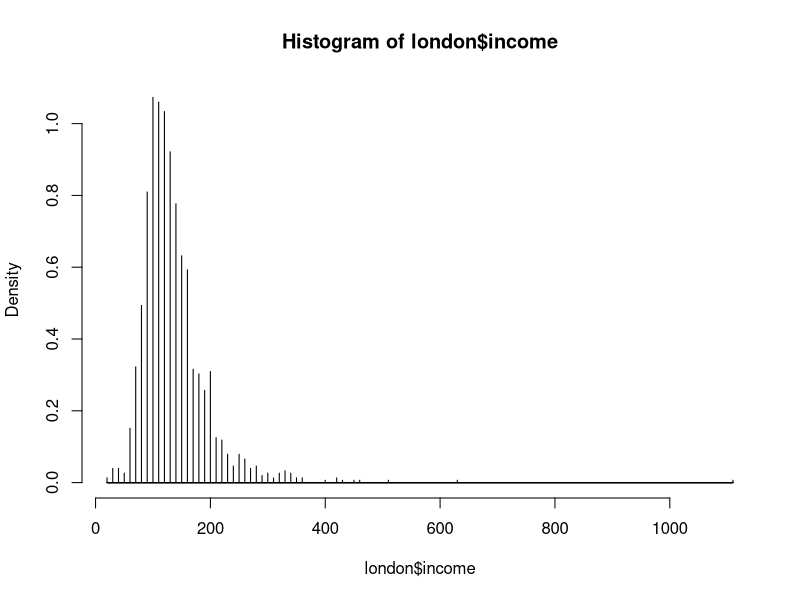
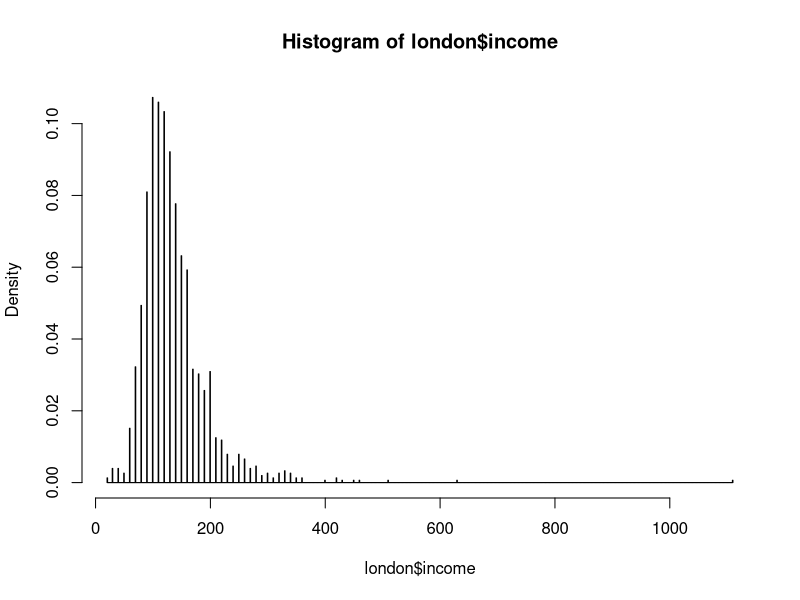
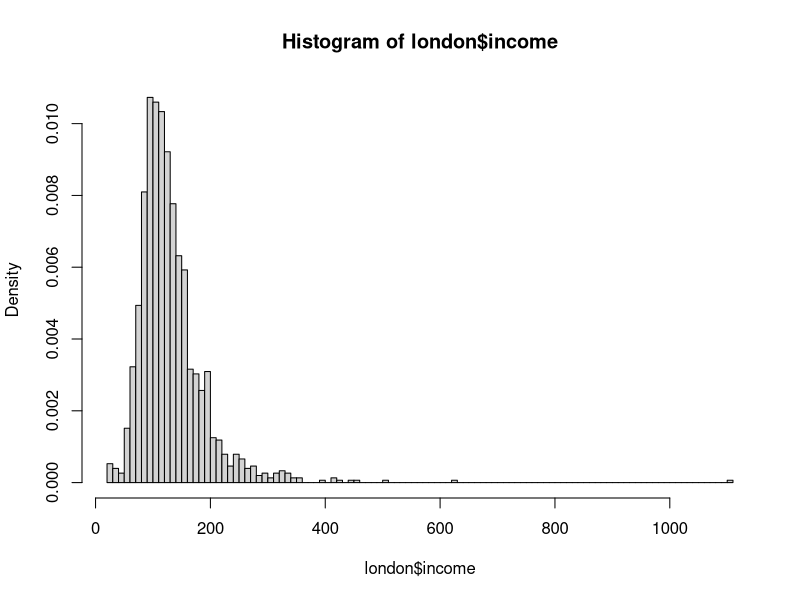
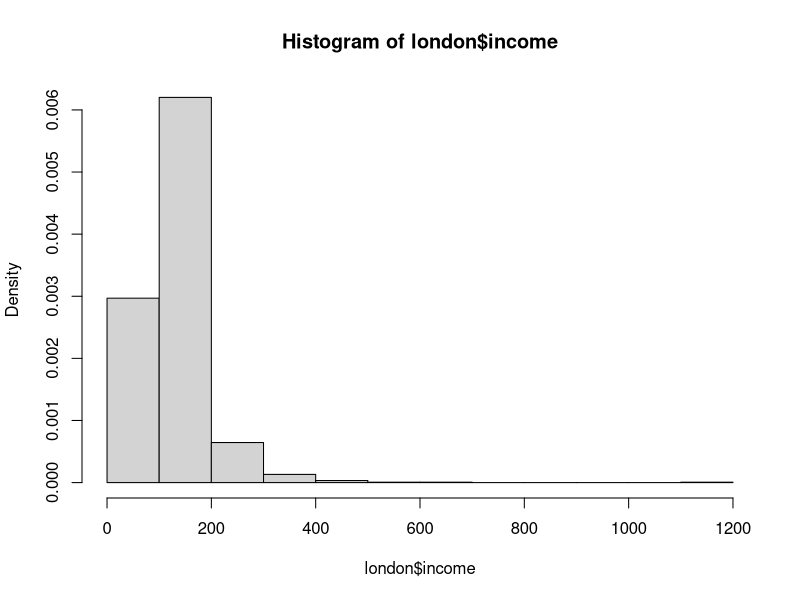
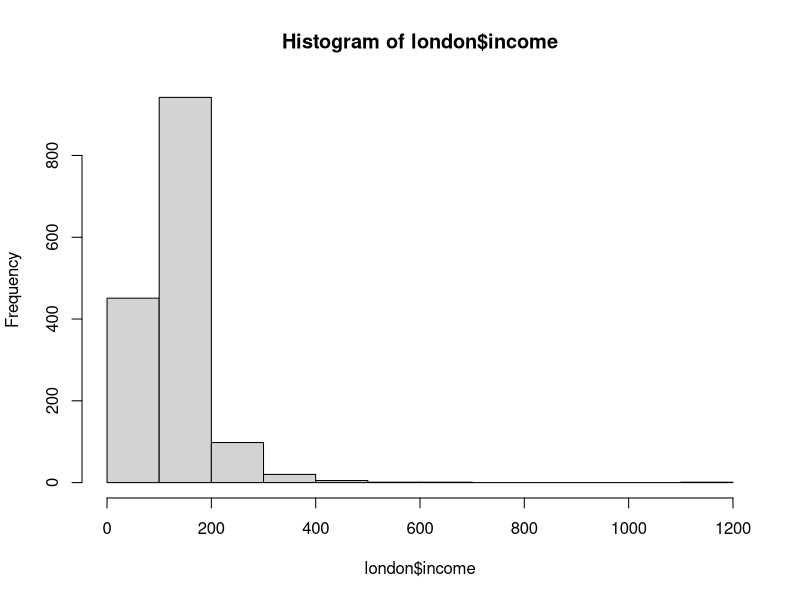
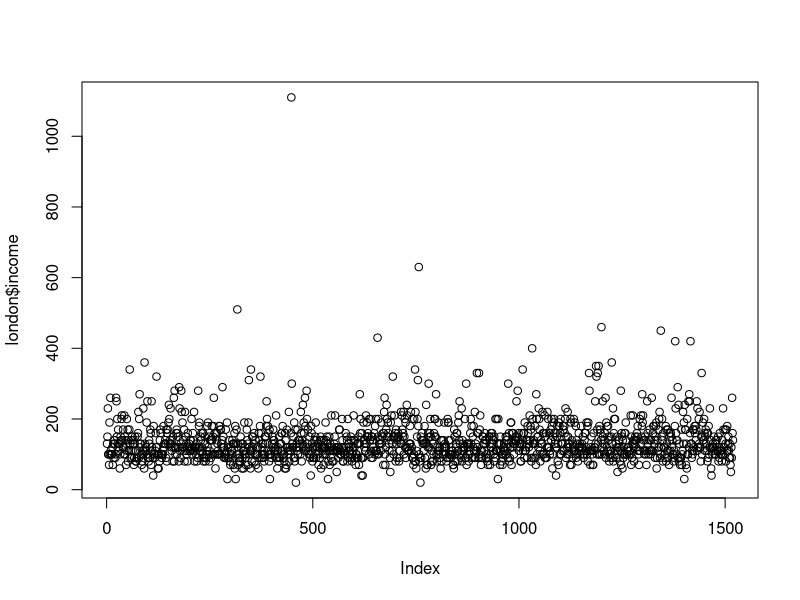
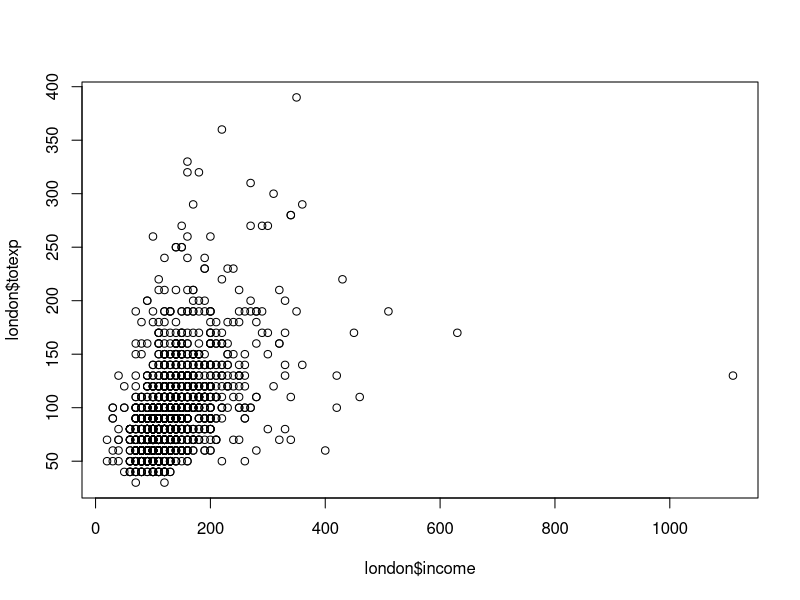
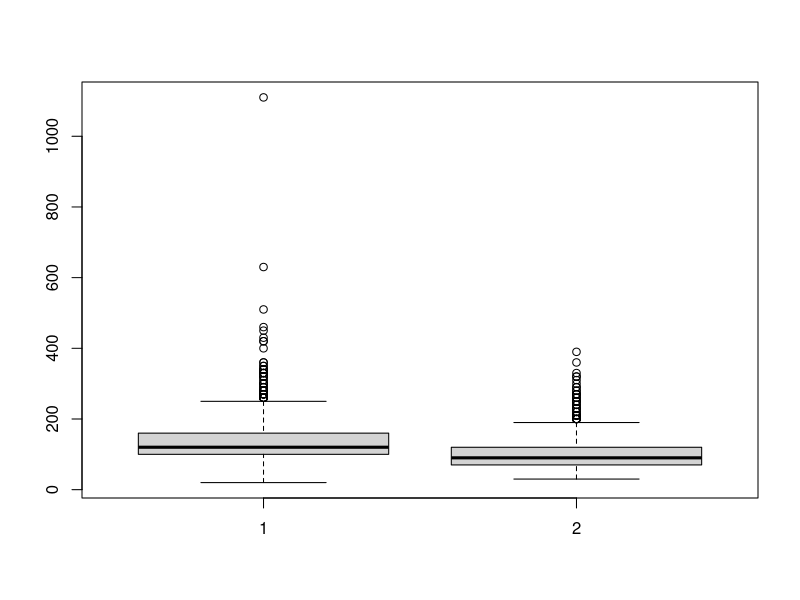

Recreate these plots in R, in order.
## ---- chunk 1
ls()# to list the current environment
## ---- chunk 2
# c():create a tuple, also can be seen a Vector if it is numberic tuple. because the tuple is the list with ordered element
nv=c(6,5,4,3,2,1)
cv=c("a string of characters","also a string of characters")
nv[3]
cv[1]
vec=vector(mode = "list",length = 2)# in the mode, there are three options:"list", "experession" and "any"
length(nv) #show the number of elements
min(nv) #minimum value of nv
which.min(nv) #the index of the minimum value of nv
max(nv) #maximum value of nv
which.max(nv) #the index of the maximum value of nv sort(nv,decreasing=TRUE) #list nv’s elements of nv decreasingly,decreasing is an optional argument with default value FALSE
nv[2:5] #print 2-5 elements of nv
## ---- chunk 3
m1=matrix(nv,nrow=3,ncol=2)
m1
class(nv)#class() function is to show the class of target element, like the type function in Python
class(m1)
#show the dimension
attributes(nv)
attributes(m1)# show the dimension of element:(row,colmn)
dim(m1)#another function can show the dimension as well:(row,colmn)


m1[3,2] #print the (3, 2) element of m1
m1[,2] #print the 2nd column of m1

2*m1 #scalar multiplication
diag(2) #identity matrix of dimension 2
rep(1,2) #replicate 1 twice,this function can create the identity matrix
cbind(rep(1,6),nv) #put two vectors vertically together to make a matrix
m3=m1%*%t(m1) #t() is to transpose a matrix and %*% is for matrix multiplication

qr(m3)#A=QR,use QR Decomposition: an orthogonal matrix Q and an upper triangular matrix R. QR decomposition is often used to solve the linear least squares problem, and is the basis for a particular eigenvalue algorithm, the QR algorithm
qr(m3)$rank #rank of m3
diag(m3)#extract the diagonal of a matrix(m3)

sum(diag(m3)) #trace of m3: the trace of an n-by-n square matrix A is defined to be the sum of the elements on the main diagonal (the diagonal from the upper left to the lower right) of A
diag(m3)<-1#replace the diagonal of matrix with 1
solve(m3) #inverse of m3
## ---- chunk 4
typeof(1.9)# another kind of class funtion with more detail in the numeric part, it categories the type of numeric with double(floating), integer number.

as.integer(1.9)# this function transfer the 1.9(double numeric) into the integer number 
is.integer(1.9)# this function judege the type of this number(a),return the pool value:(FASLE or TRUE)
as.integer(2^31 - 1) #transfer (2^31 - 1) into integer number ,larger than this number  can not  be calculated
2^1024 #this is also too larger than the upper limits which is based on the 32-bit limit of software
## ---- chunk 5
runif(n=10,min = 1,max = 10)# generate 10 random numbers uniformly from 1 to 10
rnorm(n=10,mean=0,sd=1)# generate 10 normally distributed random numbers with mean=0 and standard deviation =1
rt(n=10,df=2) # generate 10 random numbers from student t-distribution with df=2 degress of freedom
dnorm(0.005) # return the density function value of standard normal distribution evaluated at 0.005
pnorm(0.5) # return the cumulative distribution function of standard normal distribution eveluated at 0.5
qnorm(p=0.25) # return the 0.25th quantile of standard normal distribution(0<=p<=1)
## ---- chunk 6
gender<-factor(c("male","male","male","female","female"))# create two level categories: male and female
levels(gender)# show the categories.
## ---- chunk 7
myts1=ts(data=rnorm(100),start=c(1987,4),freq = 12)#create a series of random normally dirtributed numbers (n=100) and order them by mounths, and start mouths is april 1987 (12 mouths as a circle; mounthly times series). if change the freq as 4, so it will create quarterly times series. other freq will not be defined as times series,but based on year
tsp(myts1) # return the start, end time(in numeric format) and frequency
## ---- chunk 8
lobj<-list(name="Jack",stid=123,score=100)# create a list with different attributes,it likes the dictionary in the Python. in the list, there exist the order.
lobj$name# will print the value of name in list of lobj
lobj[2]# will print the 2rd element,include the name and value
lobj[[2]] # will print the value of 2rd element, if there not exist the name, will use the order instead, like "name" in lobj will be replace as [[1]] 
lobj2 =vector(mode="list",length = 2)# in the mode, there are three options:"list", "experession" and "any"
lobj2[[1]]<-lobj # put the lobj into the 2rd element of lobj2
lobj2[[1]]<-list(name="Jack",stid=123,score=100)# equivalently lobj2[[1]]<-lobj 
lobj2[[2]]<-list(name="Mike",stid=245,score=60)
lobj2[[1]]$stid # the find student's ID number
lobj2[[2]][[3]] # the second student's score
## ---- chunk 9
setwd("/Users/sn0wfree/Dropbox/PhD_1st_study/BST169_Econometrics/Computing/session1-5")#setup the working directory
london<-read.csv('london.csv')# import data from london.csv
class(london)
typeof(london)

## ---- chunk 10
str(london)# show the structure of data, include the types, observation and variables
head(london)# show first 6 row 
colnames(london)# show the label or colmn's name, also called the variables' name
london$wcloth# show the wcloth variable in the london dataset.
london[,1]=as.character(london[,1])# reset the 1st column as.character
## ---- chunk 11
sum(london$income)#sum of the income of all obervations in london dataset
mean(london$income)
var(london$income)
sd(london$income)
quantile(london$income)
hist(london$income,breaks=10000,freq = FALSE)# draw a histogram based on london$income, the breaks is the number of cells,freq: show the freqency of not, if FALSE(or 0) present Density, if TRUE(or 1) present freqency
hist(london$income,breaks=1000,freq = FALSE)
hist(london$income,breaks=100,freq = FALSE)
hist(london$income,breaks=10,freq = FALSE)
hist(london$income,breaks=10,freq = TRUE)
plot(london$income)
plot(london$income,london$totexp)
boxplot(london$income,london$totexp)#draw a boxplot
qqnorm(london$income)#plot the qq-plot
which(london$income>140)#return the indices for observations with income higher than 140.
cov(london$income,london$totexp)# show the sample covariance between income and total expenditure.
cor(london[,2:11])#sample correlation matrix for the 2-11 variables(columns) in london
summary(london[,2:11])#summary some statistics for the 2-11 variables(columns) in london
colSums(london[,2:11])# return the column sums of the 2-11 variables in 
#rowSums(london[2:11,])# return the row sums of the 2-11 rows in london
## ---- chunk 12

#colSums(london)# 2 columns:wcloth and walc
#rowSums(london)# 2 rows: 10 and 15

london$wcloth[10]#NA
london$walc[15]#NA
is.na(london$wcloth[1:20])
## ---- chunk 13
setwd("/Users/sn0wfree/Dropbox/PhD_1st_study/BST169_Econometrics/Computing/session1-5")#setup the working directory
london<-read.csv('london.csv')# import data from london.csv

compare_missing_data_function<-function(symbol){
  b<-c()
  for (i in 1:length(symbol)){
    if(is.na(symbol[i])==TRUE){
      b=append(b,i)
    }
  }
  return(b)
}

seek_missing_data<- function(data){
  missing_data_location<-c()
  missing_col_number<-compare_missing_data_function(colSums(data))
  missing_row_number<-compare_missing_data_function(rowSums(data))
  for(i in missing_col_number){
    for(j in missing_row_number){
      if (is.na(data[j,i])==TRUE){
        missing_data_location<-append(missing_data_location,c(names(data)[i],j))}
      }
  }
  return(missing_data_location)
}

seek_missing_data(london)
## ---- chunk 14
lmobj<-lm(wfood~log(totexp)+log(income),data=london)
summary(lmobj)#summary of the fitted model
typeof(lmobj)# is a list
class(lmobj)# is a "lm"
## ---- chunk 15
coef(lmobj)#estimated model parameters (estimated_beta of OLS) 
head(resid(lmobj)) #estimated residuals M_{x,y}
head(fitted(lmobj)) #fitted values of the model (P_{x,y}) 
deviance(lmobj) #the residual sum of squares (SSR or y'M_{x,y}) 
confint(lmobj) #confidence interval
logLik(lmobj) #value of the log likelihood function (assume normal er- ror)
AIC(lmobj,k=2) #information criterion, k = 2 for AIC and k = log(N) for BIC (assume normal error, to be covered later)
vcov(lmobj)# estimated-beta OLS’s estimated variance-covariance matrix (\espison^{hat}_{2}(X'X)_{-1}) 
anova(lmobj) #returns an anova table; ANOVA analysis
predict(lmobj,data.frame(totexp=1,income=1)) #returns predictions 
par(mfrow=c(1,2))#par graphes by 2*2
plot(lmobj) #create diagnostic plots
par(mfrow=c(1,1))#restore the default one
## ---- chunk 16
x<-cbind(rep(1,length(london$wfood)),log(london$totexp),log(london$income))# create the martix x in the equation (1)
coef_of_lmboj<-solve(t(x)%*%x)%*%t(x)%*%london$wfood#coef(lmobj)
coef(lmobj)
coef_of_lmboj


fitted_of_lmobj<-x%*%coef_of_lmboj#fitted(lmobj)
head(fitted(lmobj))
head(fitted_of_lmobj)

resid_of_lmobj<-london$wfood-x%*%coef_of_lmboj#resid(lmobj)
head(resid(lmobj))
head(resid_of_lmobj)

deviance_of_lmobj<-t(resid_of_lmobj)%*%resid_of_lmobj#just calulate the SSR,equal to deviance(lmobj)
head(deviance(lmobj))
head(deviance_of_lmobj)

vcov(lmobj)
